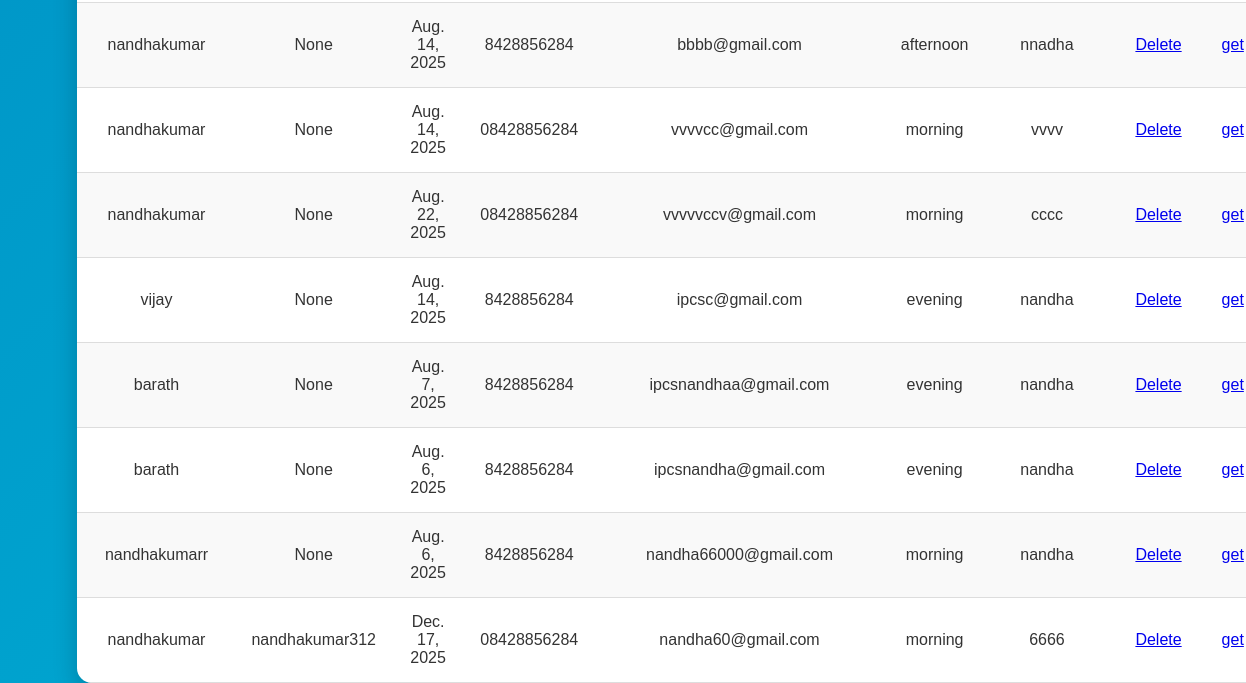
Page /staff (lower part) on the earlier database version.
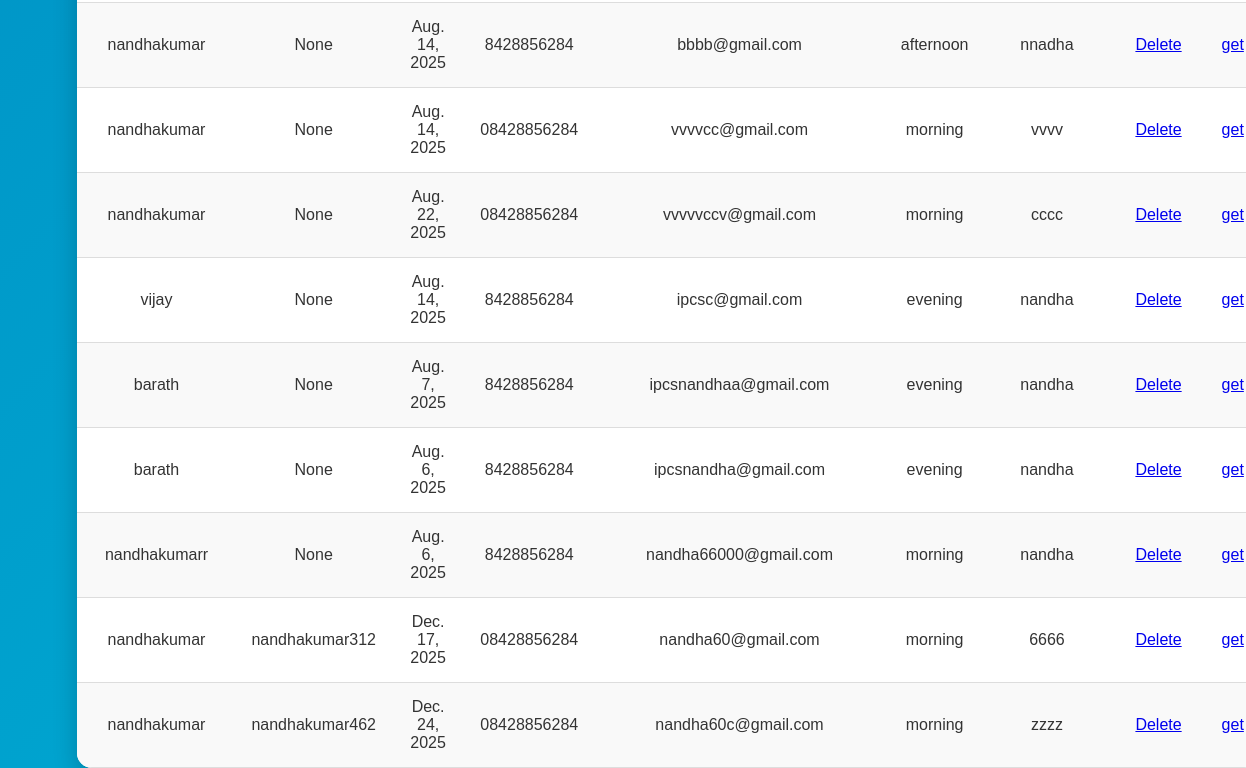
Same page on the later database version.
### exelapp/models.py (models this page shows, shortened)
class Students(models.Model):
    BATCH_CHOICES = [
        ('morning', 'Morning Batch'),
        ('afternoon', 'Afternoon Batch'),
        ('evening', 'Evening Batch'),
        ('weekend', 'Weekend Batch'),
    ]
    name = models.CharField(max_length=100)
    username = models.CharField(max_length=100,null=True)
    join_date = models.DateField()
    contact_number = models.CharField(max_length=15)
    course = models.CharField(max_length=100)
    batch = models.CharField(max_length=20, choices=BATCH_CHOICES)
    email = models.CharField(max_length=100)
    password = models.CharField(max_length=100)

### exelapp/views.py (the view)
# urls.py: path('staff', views.staff, name='staff'),
def staff(request):
    s=Students.objects.all()
    d={"students":s}
    return render(request,"staff.html",d)

### exelapp/templates/staff.html (shortened to what this page needs)
<!DOCTYPE html>
<html lang="en">
<head>
</head>
<body>
  <table>
    {% for i in students %}
    <tr>
      <td data-label="Name">{{ i.name }}</td>
      <td data-label="Username">{{ i.username }}</td>
      <td data-label="Join Date">{{ i.join_date }}</td>
      <td data-label="Contact Number">{{ i.contact_number }}</td>
      <td data-label="Email">{{ i.email }}</td>
      <td data-label="Batch">{{ i.batch }}</td>
      <td data-label="Password">{{ i.password }}</td>
      <td data-label="Password"><a href="/delete_student/{{i.id}}/">Delete</a></td>
      <td data-label="Password"><a href="/export_students_excel_staff/{{i.email}}/">get</a></td>
    </tr>
    {% endfor %}
  </table>
</body>
</html>

### exelapp/templates/staff.html (style rules this page uses)
body { font-family: 'Poppins', sans-serif; background: linear-gradient(135deg, #0077b6, #00b4d8); margin: 0; padding: 0; display: flex; justify-content: center; align-items: center; min-height: 100vh; color: #333; }
table { border-collapse: collapse; width: 90%; max-width: 1000px; background-color: #fff; border-radius: 15px; overflow: hidden; box-shadow: 0 10px 25px rgba(0, 0, 0, 0.2); animation: fadeIn 1s ease-in-out; }
tr:nth-child(even) { background-color: #f9f9f9; }

Differences in the rows shown:
added Students: name "nandhakumar", username "nandhakumar462", join_date "Dec. 24, 2025", contact_number "08428856284", email "nandha60c@gmail.com", batch "morning", password "zzzz"
